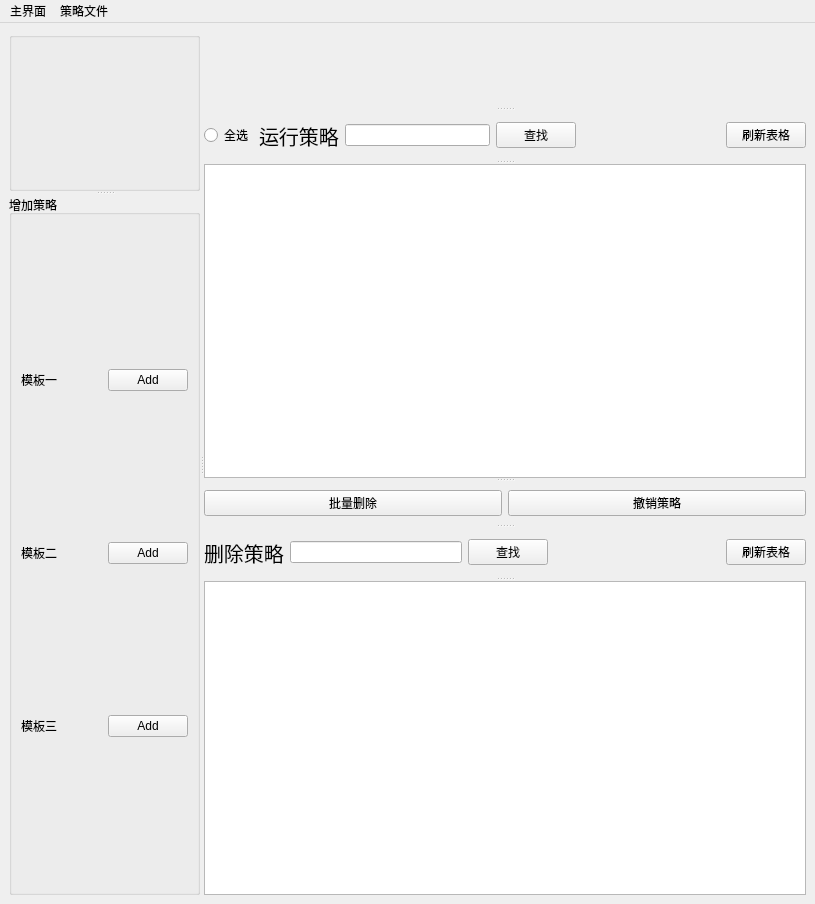
<?xml version="1.0" encoding="UTF-8"?>
<ui version="4.0">
 <class>MainWindow</class>
 <widget class="QMainWindow" name="MainWindow">
  <property name="geometry">
   <rect>
    <x>0</x>
    <y>0</y>
    <width>815</width>
    <height>904</height>
   </rect>
  </property>
  <property name="windowTitle">
   <string>MainWindow</string>
  </property>
  <widget class="QWidget" name="centralwidget">
   <layout class="QGridLayout" name="gridLayout_9">
    <item row="0" column="0">
     <widget class="QSplitter" name="splitter_3">
      <property name="orientation">
       <enum>Qt::Horizontal</enum>
      </property>
      <widget class="QSplitter" name="splitter">
       <property name="orientation">
        <enum>Qt::Vertical</enum>
       </property>
       <widget class="QGroupBox" name="groupBox_3">
        <property name="title">
         <string/>
        </property>
        <layout class="QGridLayout" name="gridLayout_3"/>
       </widget>
       <widget class="QGroupBox" name="groupBox_4">
        <property name="title">
         <string>增加策略</string>
        </property>
        <layout class="QGridLayout" name="gridLayout">
         <item row="0" column="0">
          <widget class="QLabel" name="label_16">
           <property name="text">
            <string>模板一</string>
           </property>
          </widget>
         </item>
         <item row="2" column="1">
          <widget class="QPushButton" name="pushButton_13">
           <property name="text">
            <string>Add</string>
           </property>
          </widget>
         </item>
         <item row="1" column="1">
          <widget class="QPushButton" name="pushButton_12">
           <property name="text">
            <string>Add</string>
           </property>
          </widget>
         </item>
         <item row="1" column="0">
          <widget class="QLabel" name="label_17">
           <property name="text">
            <string>模板二</string>
           </property>
          </widget>
         </item>
         <item row="2" column="0">
          <widget class="QLabel" name="label_19">
           <property name="text">
            <string>模板三</string>
           </property>
          </widget>
         </item>
         <item row="0" column="1">
          <widget class="QPushButton" name="pushButton_11">
           <property name="text">
            <string>Add</string>
           </property>
          </widget>
         </item>
        </layout>
       </widget>
      </widget>
      <widget class="QSplitter" name="splitter_2">
       <property name="orientation">
        <enum>Qt::Vertical</enum>
       </property>
       <widget class="QLabel" name="label">
        <property name="font">
         <font>
          <pointsize>30</pointsize>
         </font>
        </property>
        <property name="text">
         <string/>
        </property>
       </widget>
       <widget class="QWidget" name="layoutWidget">
        <layout class="QHBoxLayout" name="horizontalLayout">
         <item>
          <widget class="QRadioButton" name="radioButton">
           <property name="text">
            <string>全选</string>
           </property>
          </widget>
         </item>
         <item>
          <widget class="QLabel" name="label_2">
           <property name="font">
            <font>
             <pointsize>15</pointsize>
            </font>
           </property>
           <property name="text">
            <string>运行策略</string>
           </property>
          </widget>
         </item>
         <item>
          <widget class="QLineEdit" name="lineEdit"/>
         </item>
         <item>
          <widget class="QPushButton" name="pushButton_8">
           <property name="text">
            <string>查找</string>
           </property>
          </widget>
         </item>
         <item>
          <spacer name="horizontalSpacer">
           <property name="orientation">
            <enum>Qt::Horizontal</enum>
           </property>
           <property name="sizeHint" stdset="0">
            <size>
             <width>40</width>
             <height>20</height>
            </size>
           </property>
          </spacer>
         </item>
         <item>
          <widget class="QPushButton" name="refresh_table">
           <property name="text">
            <string>刷新表格</string>
           </property>
          </widget>
         </item>
        </layout>
       </widget>
       <widget class="QTableWidget" name="tableWidget"/>
       <widget class="QWidget" name="layoutWidget_2">
        <layout class="QHBoxLayout" name="horizontalLayout_3">
         <item>
          <widget class="QPushButton" name="pushButton_3">
           <property name="text">
            <string>批量删除</string>
           </property>
          </widget>
         </item>
         <item>
          <widget class="QPushButton" name="pushButton_9">
           <property name="text">
            <string>撤销策略</string>
           </property>
          </widget>
         </item>
        </layout>
       </widget>
       <widget class="QWidget" name="layoutWidget_9">
        <layout class="QHBoxLayout" name="horizontalLayout_9">
         <item>
          <widget class="QLabel" name="label_9">
           <property name="font">
            <font>
             <pointsize>15</pointsize>
            </font>
           </property>
           <property name="text">
            <string>删除策略</string>
           </property>
          </widget>
         </item>
         <item>
          <widget class="QLineEdit" name="lineEdit_5"/>
         </item>
         <item>
          <widget class="QPushButton" name="pushButton_28">
           <property name="text">
            <string>查找</string>
           </property>
          </widget>
         </item>
         <item>
          <spacer name="horizontalSpacer_5">
           <property name="orientation">
            <enum>Qt::Horizontal</enum>
           </property>
           <property name="sizeHint" stdset="0">
            <size>
             <width>40</width>
             <height>20</height>
            </size>
           </property>
          </spacer>
         </item>
         <item>
          <widget class="QPushButton" name="refresh_table_3">
           <property name="text">
            <string>刷新表格</string>
           </property>
          </widget>
         </item>
        </layout>
       </widget>
       <widget class="QTableWidget" name="tableWidget_5"/>
      </widget>
     </widget>
    </item>
   </layout>
  </widget>
  <widget class="QMenuBar" name="menubar">
   <property name="geometry">
    <rect>
     <x>0</x>
     <y>0</y>
     <width>815</width>
     <height>17</height>
    </rect>
   </property>
   <widget class="QMenu" name="menu">
    <property name="title">
     <string>主界面</string>
    </property>
   </widget>
   <widget class="QMenu" name="menu_2">
    <property name="title">
     <string>策略文件</string>
    </property>
    <addaction name="action"/>
    <addaction name="action_2"/>
    <addaction name="action_3"/>
    <addaction name="action_IP"/>
   </widget>
   <addaction name="menu"/>
   <addaction name="menu_2"/>
  </widget>
  <action name="action">
   <property name="text">
    <string>上传策略</string>
   </property>
   <property name="toolTip">
    <string>plase give a .txt file</string>
   </property>
   <property name="menuRole">
    <enum>QAction::NoRole</enum>
   </property>
  </action>
  <action name="action_2">
   <property name="text">
    <string>下载运行时策略</string>
   </property>
   <property name="toolTip">
    <string>下载策略到文件</string>
   </property>
   <property name="menuRole">
    <enum>QAction::NoRole</enum>
   </property>
  </action>
  <action name="action_3">
   <property name="text">
    <string>下载删除策略</string>
   </property>
   <property name="menuRole">
    <enum>QAction::NoRole</enum>
   </property>
  </action>
  <action name="action_IP">
   <property name="text">
    <string>更改IP</string>
   </property>
   <property name="menuRole">
    <enum>QAction::NoRole</enum>
   </property>
  </action>
 </widget>
 <resources/>
 <connections/>
</ui>
